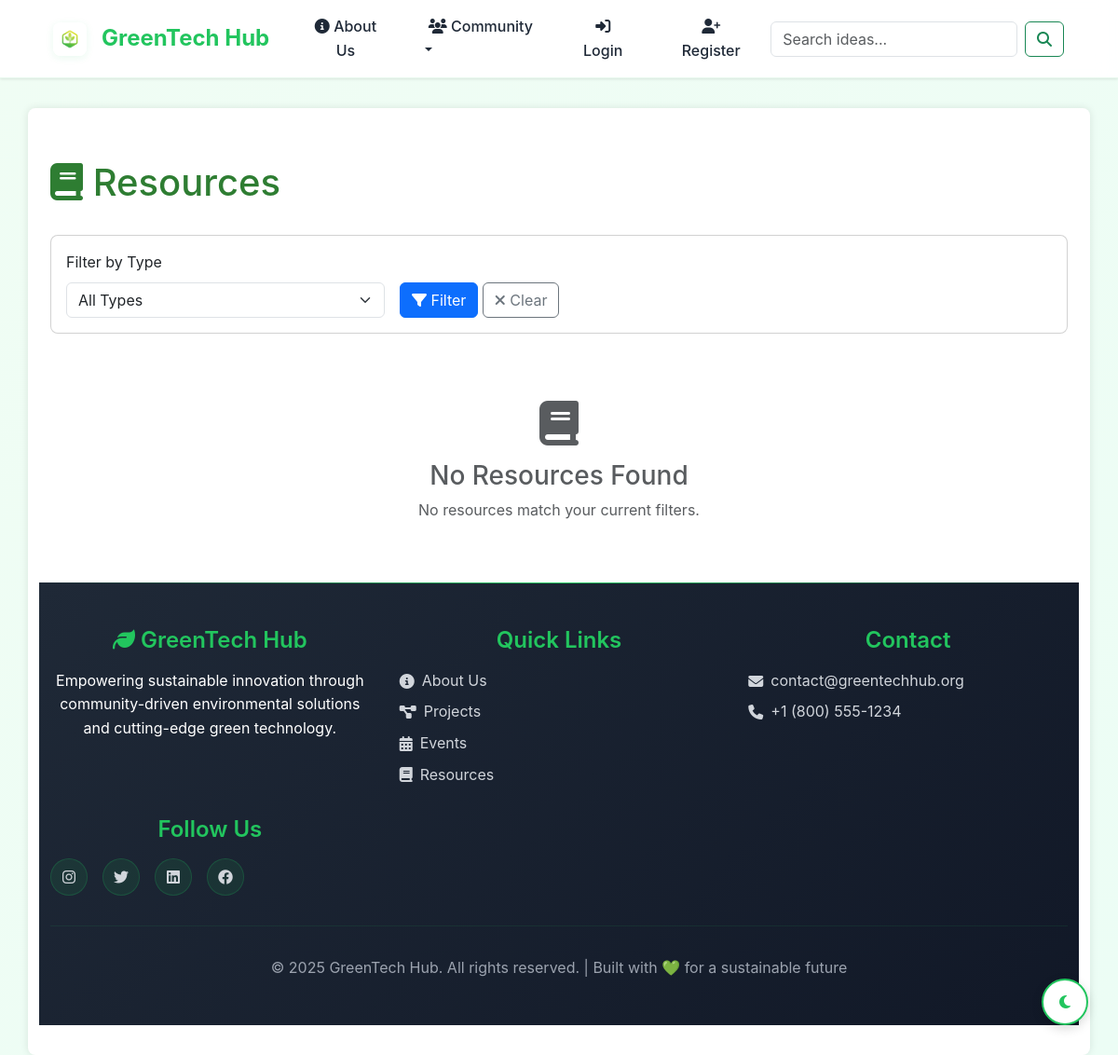
The app's page /resources/, older data.
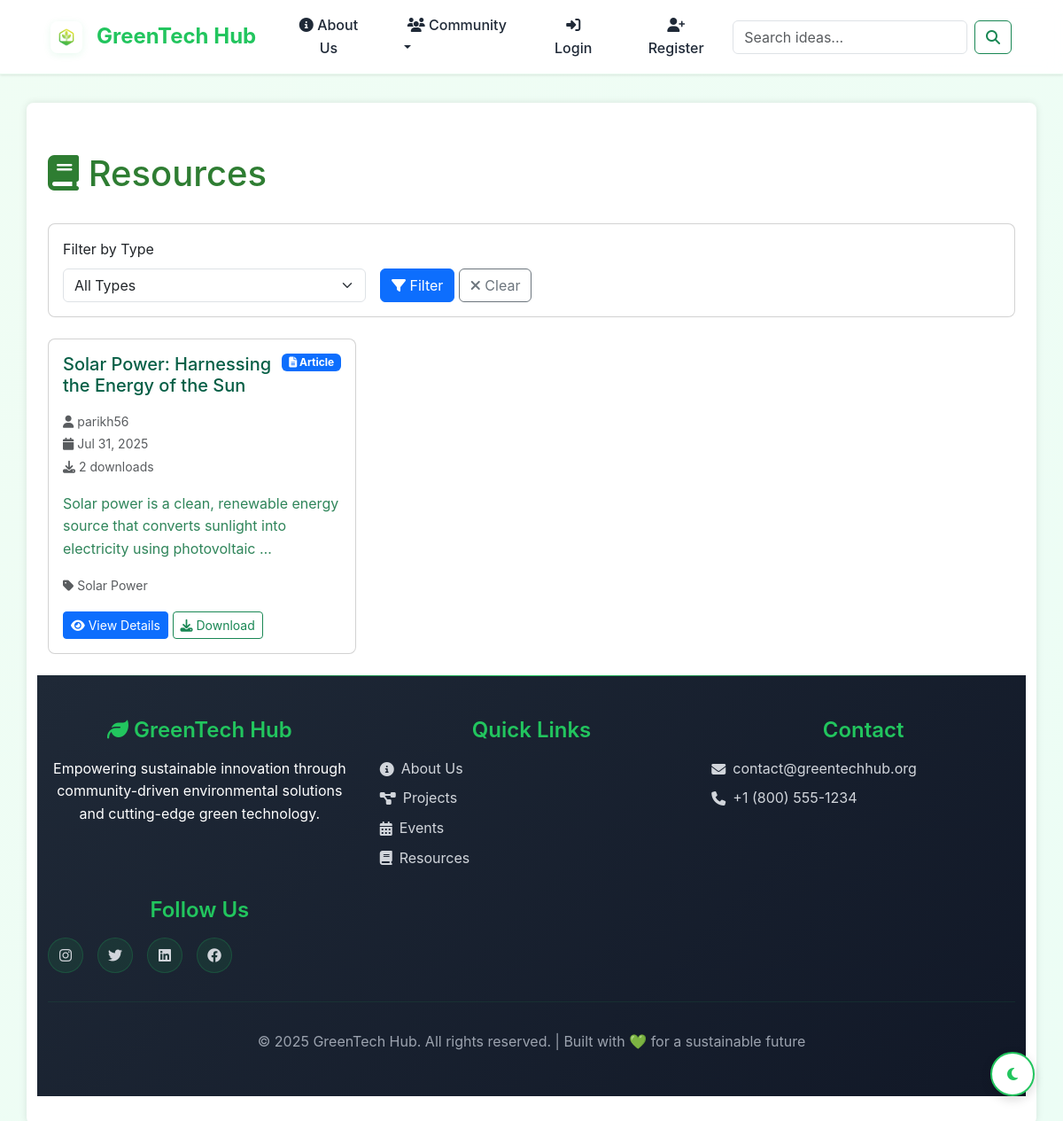
The same page, newer data.
### green_app/models.py (models this page shows, shortened)
class Resource(models.Model):
    RESOURCE_TYPE_CHOICES = [
        ('article', 'Article'),
        ('video', 'Video'),
        ('document', 'Document'),
        ('tool', 'Tool'),
        ('dataset', 'Dataset'),
    ]
    title = models.CharField(max_length=200)
    description = models.TextField()
    resource_type = models.CharField(max_length=20, choices=RESOURCE_TYPE_CHOICES)
    url = models.URLField()
    uploaded_by = models.ForeignKey(User, on_delete=models.CASCADE)
    category = models.ForeignKey(Category, on_delete=models.SET_NULL, null=True)
    file = models.FileField(upload_to='resources/', blank=True, null=True)
    download_count = models.IntegerField(default=0)
    created_at = models.DateTimeField(auto_now_add=True)

class Category(models.Model):
    name = models.CharField(max_length=100)
    description = models.TextField()
    created_at = models.DateTimeField(auto_now_add=True)

### green_app/views.py (the view)
# urls.py: path('resources/', views.ResourceListView.as_view(), name='resource_list'),
class ResourceListView(ListView):
    model = Resource
    template_name = 'green_app/resource_list.html'
    context_object_name = 'resources'
    ordering = ['-created_at']
    paginate_by = 12
    def get_queryset(self):
        queryset = super().get_queryset()
        resource_type = self.request.GET.get('type')
        if resource_type:
            queryset = queryset.filter(resource_type=resource_type)
        return queryset

### templates/green_app/resource_list.html (shortened to what this page needs)
{% extends 'green_app/base.html' %}
{% block content %}
<div class="container mt-4">
    <div class="row">
        <div class="col-12">
            <div class="d-flex justify-content-between align-items-center mb-4">
                <h1><i class="fas fa-book"></i> Resources</h1>
            </div>
            <div class="card mb-4">
                <div class="card-body">
                    <form method="get" class="row g-3">
                        <div class="col-md-4">
                            <label for="type" class="form-label">Filter by Type</label>
                            <select name="type" id="type" class="form-select">
                                <option value="">All Types</option>
                            </select>
                        </div>
                        <div class="col-md-4">
                            <label class="form-label">&nbsp;</label>
                            <div>
                                <button type="submit" class="btn btn-primary">
                                    <i class="fas fa-filter"></i> Filter
                                </button>
                                <a href="{% url 'resource_list' %}" class="btn btn-outline-secondary">
                                    <i class="fas fa-times"></i> Clear
                                </a>
                            </div>
                        </div>
                    </form>
                </div>
            </div>
            {% if resources %}
                <div class="row">
                    {% for resource in resources %}
                    <div class="col-md-6 col-lg-4 mb-4">
                        <div class="card h-100 resource-card">
                            <div class="card-body">
                                <div class="d-flex justify-content-between align-items-start mb-2">
                                    <h5 class="card-title">{{ resource.title }}</h5>
                                    <span class="badge bg-{% if resource.resource_type == 'article' %}primary{% elif resource.resource_type == 'video' %}danger{% elif resource.resource_type == 'document' %}success{% elif resource.resource_type == 'tool' %}warning{% else %}info{% endif %}">
                                        <i class="fas fa-{% if resource.resource_type == 'article' %}file-alt{% elif resource.resource_type == 'video' %}video{% elif resource.resource_type == 'document' %}file-pdf{% elif resource.resource_type == 'tool' %}tools{% else %}database{% endif %}"></i>
                                        {{ resource.get_resource_type_display }}
                                    </span>
                                </div>
                                <p class="card-text text-muted">
                                    <small>
                                        <i class="fas fa-user"></i> {{ resource.uploaded_by.username }}<br>
                                        <i class="fas fa-calendar"></i> {{ resource.created_at|date:"M d, Y" }}<br>
                                        <i class="fas fa-download"></i> {{ resource.download_count }} downloads
                                    </small>
                                </p>
                                <p class="card-text">
                                    {{ resource.description|truncatewords:15 }}
                                </p>
                                {% if resource.category %}
                                <p class="card-text">
                                    <small class="text-muted">
                                        <i class="fas fa-tag"></i> {{ resource.category.name }}
                                    </small>
                                </p>
                                {% endif %}
                                <div class="mt-auto">
                                    <a href="{% url 'resource_detail' resource.pk %}" class="btn btn-primary btn-sm">
                                        <i class="fas fa-eye"></i> View Details
                                    </a>
                                    {% if resource.file %}
                                    <a href="{{ resource.file.url }}" class="btn btn-outline-success btn-sm" download>
                                        <i class="fas fa-download"></i> Download
                                    </a>
                                    {% elif resource.url %}
                                    <a href="{{ resource.url }}" target="_blank" class="btn btn-outline-info btn-sm">
                                        <i class="fas fa-external-link-alt"></i> Visit
                                    </a>
                                    {% endif %}
                                </div>
                            </div>
                        </div>
                    </div>
                    {% endfor %}
                </div>
            {% else %}
                <div class="text-center py-5">
                    <i class="fas fa-book fa-3x text-muted mb-3"></i>
                    <h3 class="text-muted">No Resources Found</h3>
                    <p class="text-muted">No resources match your current filters.</p>
                </div>
            {% endif %}
        </div>
    </div>
</div>
{% endblock %}

### templates/green_app/base.html (shortened to what this page needs)
<!doctype html>
<html lang="en">
<head>
    <link href="https://cdn.jsdelivr.net/npm/bootstrap@5.3.2/dist/css/bootstrap.min.css" rel="stylesheet">
    <link href="https://cdnjs.cloudflare.com/ajax/libs/font-awesome/6.4.0/css/all.min.css" rel="stylesheet">
    {% load static %}
    <link rel="stylesheet" href="{% static 'green_app/style.css' %}">
</head>
<body id="body" class="">
    <nav class="navbar navbar-expand-lg sticky-top">
        <div class="container">
            <a class="navbar-brand" href="{% url 'index' %}">
                <img src="{% static 'green_app/logo.png' %}" alt="GreenTech Hub Logo" style="height: 36px; width: 36px; margin-right: 8px; vertical-align: middle; border-radius: 8px; box-shadow: 0 2px 8px rgba(34,197,94,0.10); background: white;">
                <span style="vertical-align:middle;">GreenTech Hub</span>
            </a>
            <div class="collapse navbar-collapse" id="navbarNav">
                <ul class="navbar-nav me-auto mb-2 mb-lg-0">
                    <li class="nav-item"><a class="nav-link" href="{% url 'about_us' %}"><i class="fas fa-info-circle"></i> About Us</a></li>
                    <li class="nav-item dropdown">
                        <a class="nav-link dropdown-toggle" href="#" id="communityDropdown" role="button" data-bs-toggle="dropdown" aria-expanded="false">
                            <i class="fas fa-users"></i> Community
                        </a>
                    </li>
                    {% if user.is_authenticated %}
                        <li class="nav-item dropdown">
                            <a class="nav-link dropdown-toggle" href="#" id="createDropdown" role="button" data-bs-toggle="dropdown" aria-expanded="false">
                                <i class="fas fa-plus"></i> Create
                            </a>
                            <ul class="dropdown-menu" aria-labelledby="createDropdown">
                                <li><a class="dropdown-item" href="{% url 'submit_idea' %}"><i class="fas fa-lightbulb"></i> Submit Idea</a></li>
                                <li><a class="dropdown-item" href="{% url 'project_create' %}"><i class="fas fa-project-diagram"></i> Create Project</a></li>
                                <li><a class="dropdown-item" href="{% url 'event_create' %}"><i class="fas fa-calendar-plus"></i> Create Event</a></li>
                                <li><a class="dropdown-item" href="{% url 'resource_create' %}"><i class="fas fa-upload"></i> Upload Resource</a></li>
                                {% if user.is_staff %}
                                <li><hr class="dropdown-divider"></li>
                                <li><a class="dropdown-item" href="{% url 'newsletter_create' %}"><i class="fas fa-envelope"></i> Create Newsletter</a></li>
                                {% endif %}
                            </ul>
                        </li>
                        <li class="nav-item dropdown">
                            <a class="nav-link dropdown-toggle" href="#" id="accountDropdown" role="button" data-bs-toggle="dropdown" aria-expanded="false">
                                <i class="fas fa-user-circle"></i> Account
                            </a>
                            <ul class="dropdown-menu dropdown-menu-end" aria-labelledby="accountDropdown">
                                <li><a class="dropdown-item" href="{% url 'user_profile' %}"><i class="fas fa-user"></i> My Profile</a></li>
                                <li><a class="dropdown-item" href="{% url 'user_history' %}"><i class="fas fa-history"></i> User History</a></li>
                                <li><hr class="dropdown-divider"></li>
                                <li><a class="dropdown-item" href="{% url 'logout' %}"><i class="fas fa-sign-out-alt"></i> Logout</a></li>
                                <li><a class="dropdown-item text-danger" href="{% url 'unregister' %}"><i class="fas fa-user-times"></i> Unregister</a></li>
                            </ul>
                        </li>
                    {% else %}
                        <li class="nav-item"><a class="nav-link" href="{% url 'login' %}"><i class="fas fa-sign-in-alt"></i> Login</a></li>
                        <li class="nav-item"><a class="nav-link" href="{% url 'register' %}"><i class="fas fa-user-plus"></i> Register</a></li>
                    {% endif %}
                </ul>
                <form class="d-flex me-3" role="search" method="get" action="{% url 'search' %}">
                    <input class="form-control me-2" type="search" placeholder="Search ideas..." aria-label="Search" name="q" value="{{ request.GET.q|default:'' }}">
                    <button class="btn btn-outline-success" type="submit"><i class="fas fa-search"></i></button>
                </form>
            </div>
        </div>
    </nav>
    <main class="container {% if request.path != '/' %}non-home{% endif %}">
        {% block content %}{% endblock %}
    <footer class="footer">
        <div class="container">
            <div class="footer-content">
                <div class="footer-section">
                    <h4><i class="fas fa-leaf"></i> GreenTech Hub</h4>
                    <p>Empowering sustainable innovation through community-driven environmental solutions and cutting-edge green technology.</p>
                </div>
                <div class="footer-section">
                    <h4>Quick Links</h4>
                    <div style="display: flex; flex-direction: column; gap: 0.5rem;">
                        <a href="{% url 'about_us' %}"><i class="fas fa-info-circle"></i> About Us</a>
                        <a href="{% url 'project_list' %}"><i class="fas fa-project-diagram"></i> Projects</a>
                        <a href="{% url 'event_list' %}"><i class="fas fa-calendar-alt"></i> Events</a>
                        <a href="{% url 'resource_list' %}"><i class="fas fa-book"></i> Resources</a>
                    </div>
                </div>
                <div class="footer-section">
                    <h4>Contact</h4>
                    <div style="display: flex; flex-direction: column; gap: 0.5rem;">
                        <a href="mailto:contact@greentechhub.org">
                            <i class="fas fa-envelope"></i> contact@greentechhub.org
                        </a>
                        <a href="tel:+18005551234">
                            <i class="fas fa-phone"></i> +1 (800) 555-1234
                        </a>
                    </div>
                </div>
                <div class="footer-section">
                    <h4>Follow Us</h4>
                    <div class="social-links">
                        <a href="#" class="social-link" title="Instagram">
                            <i class="fab fa-instagram"></i>
                        </a>
                        <a href="#" class="social-link" title="Twitter">
                            <i class="fab fa-twitter"></i>
                        </a>
                        <a href="#" class="social-link" title="LinkedIn">
                            <i class="fab fa-linkedin"></i>
                        </a>
                        <a href="#" class="social-link" title="Facebook">
                            <i class="fab fa-facebook"></i>
                        </a>
                    </div>
                </div>
            </div>
            <div class="footer-bottom">
                <p>&copy; {% now "Y" %} GreenTech Hub. All rights reserved. | Built with 💚 for a sustainable future</p>
            </div>
        </div>
    </footer>
    <button onclick="toggleDarkMode()" class="dark-mode-toggle" id="darkModeToggle" title="Toggle Dark Mode">
        <i class="fas fa-moon" id="darkModeIcon"></i>
    </button>
</body>
</html>

Row changes from the older to the newer data that the page shows:
added Resource: title "Solar Power: Harnessing the Energy of the Sun", resource_type "Article", uploaded_by.username "parikh56", created_at "Jul 31, 2025", download_count "2", description "Solar power is a clean, renewable energy source that converts sunlight into electricity using photovoltaic …", category.name "Solar Power"
Text that changed along with them:
text no longer shown: "No Resources Found No resources match your current filters."
